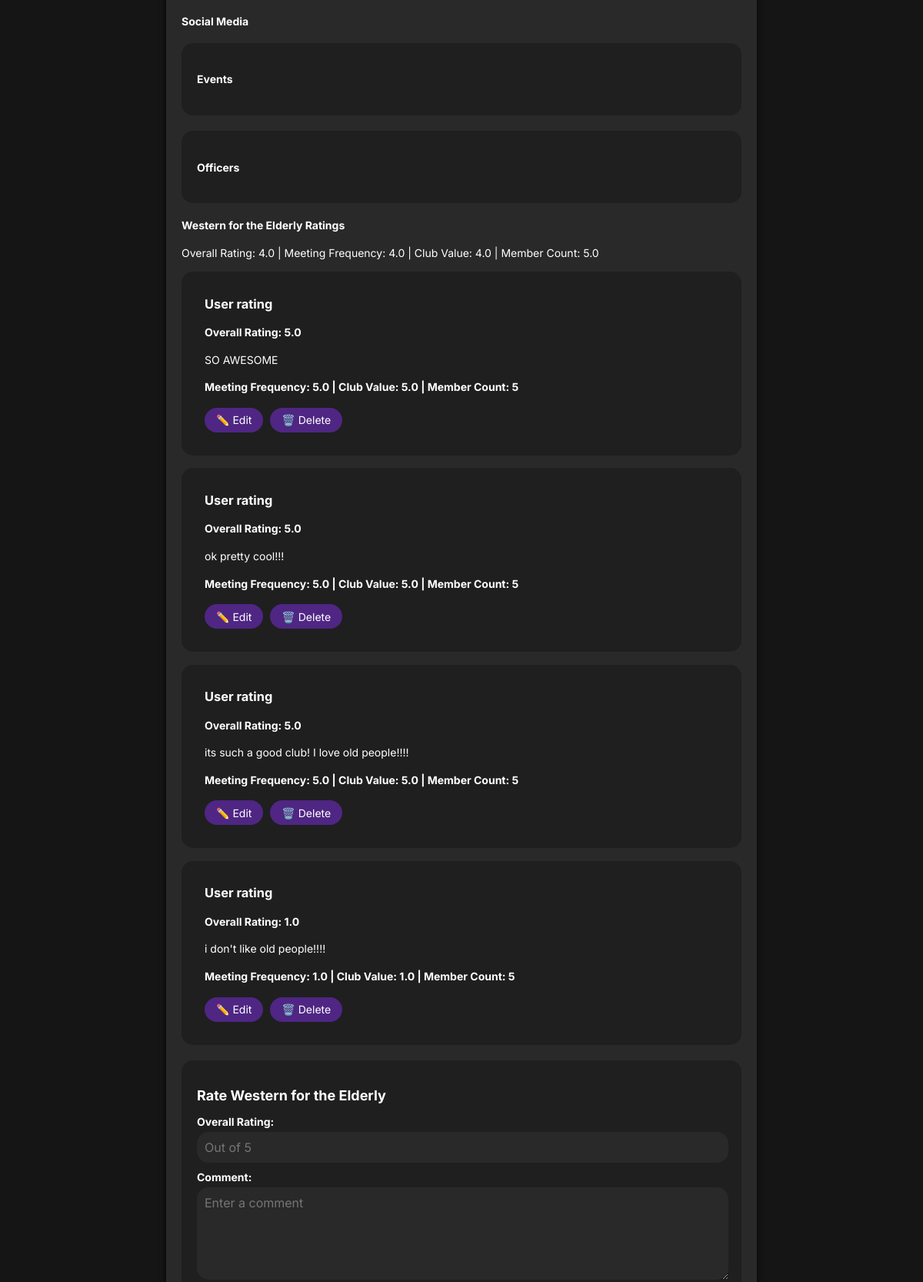
Page /club/Western for the Elderly (middle part) on the earlier database version.
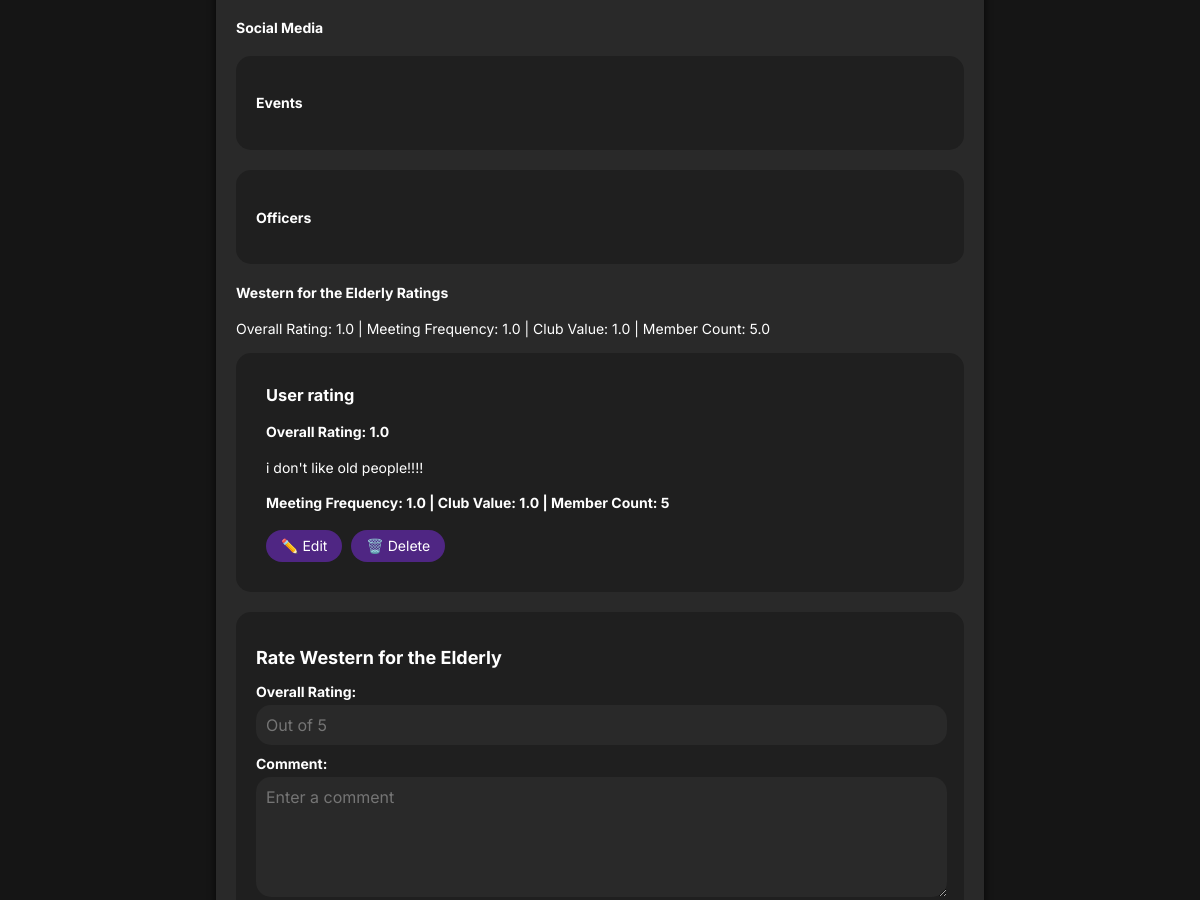
Same page on the later database version.
### app.py (models this page shows)
class Club(db.Model):
    id = db.Column(db.String(100), nullable=False, primary_key=True)
    name = db.Column(db.String(100), nullable=False)
    profilepicture = db.Column(db.String(100), nullable=True)
    websitekey = db.Column(db.String(100), nullable=False)
    shortname = db.Column(db.String(100), nullable=True)
    summary = db.Column(db.String(200), nullable=True)
    description = db.Column(db.Text, nullable=True)
    contact = db.Column(db.String(100), nullable=True)
    instagram = db.Column(db.String(100), nullable=True)
    youtube = db.Column(db.String(100), nullable=True)
    linkedin = db.Column(db.String(100), nullable=True)
    website = db.Column(db.String(100), nullable=True)
    facebook = db.Column(db.String(100), nullable=True)
    twitter = db.Column(db.String(100), nullable=True)
    categorynames = db.Column(db.String(300), nullable=True)
    pictureblob = db.Column(db.LargeBinary, nullable=True)

class Rating(db.Model):
    id = db.Column(db.Integer, primary_key=True)
    club_id = db.Column(db.String(100), db.ForeignKey('club.id'))
    overall_rating = db.Column(db.Float, nullable=False)
    meeting_frequency = db.Column(db.Float, nullable=False)
    club_value = db.Column(db.Float, nullable=False, default=0.0)
    member_count = db.Column(db.Integer, nullable=False)
    comment = db.Column(db.String(200), nullable=True)
    club = db.relationship('Club', backref=db.backref('ratings', lazy=True))

### app.py (the view)
@app.route('/club/<string:club_name>')
def one_club(club_name):
    club = Club.query.filter_by(name=club_name).first()
    if not club:
        abort(404)
    ratings = club.ratings
    average_overall_rating = round(sum(rating.overall_rating for rating in ratings) / len(ratings) if ratings else 0, 1)
    average_meeting_frequency = round(sum(rating.meeting_frequency for rating in ratings) / len(ratings) if ratings else 0, 1)
    average_club_value = round(sum(rating.club_value for rating in ratings) / len(ratings) if ratings else 0, 1)
    average_member_count = sum(rating.member_count for rating in ratings) / len(ratings) if ratings else 0
    return render_template('club_page.html', club=club, average_overall_rating=average_overall_rating, average_meeting_frequency=average_meeting_frequency, average_club_value=average_club_value, average_member_count=average_member_count)

### templates/club_page.html (shortened to what this page needs)
{% extends 'base.html' %}
{% block content %}
    <div class="content">
        <div class="club">
            <div class="info">
                <div class="social-media">
                    <h4>Social Media</h4>
                </div>
                <div class="events">
                    <h4>Events</h4>
                </div>
                <div class="officers">
                    <h4>Officers</h4>
                </div>
                <div class="ratings">
                    <h4>{{ club.name}} Ratings</h4>
                    <p>Overall Rating: {{ average_overall_rating }} | Meeting Frequency: {{ average_meeting_frequency }} | Club Value: {{ average_club_value }} | Member Count: {{ average_member_count }}</p>
                    <ul>
                        {% for rating in club.ratings %}
                        <div class="userratings">
                            <h3>User rating</h3>
                            <h4>Overall Rating: {{ rating.overall_rating }}</h4>
                            <p>{{ rating.comment|default('No comment provided') }}</p>
                            <h4>Meeting Frequency: {{ rating.meeting_frequency }} | Club Value: {{ rating.club_value }} | Member Count: {{ rating.member_count }}</h4>
                            <form method="POST">
                                <button type="button" onclick="window.location.href='{{ url_for('edit_rating', club_name=club.name, rating_id=rating.id) }}'" class="edit-btn">✏️ Edit</button> <input type="submit" formaction="{{ url_for('delete_rating', club_name=club.name, rating_id=rating.id) }}" value="🗑️ Delete" onclick="return confirm('Are you sure you want to delete this rating?')" class="delete-btn">
                            </form>
                        </div>
                        {% endfor %}
                    </ul>
                </div>
                <div class="rating-form">
                    <h4>Rate {{ club.name }}</h4>
                    <form method="POST" action="{{ url_for('rate_club', club_name=club.name) }}" onsubmit="return validateForm()">
                        <div class="form-group">
                            <label for="overall_rating">Overall Rating:</label>
                            <input type="number" id="overall_rating" name="overall_rating" min="0.5" max="5" step="0.5" placeholder="Out of 5" required >
                        </div>
                        <div class="form-group">
                            <label for="comment">Comment:</label>
                            <textarea id="comment" name="comment" placeholder="Enter a comment"></textarea>
                        </div>
                    </form>
            </div>
        </div>
    </div>
{% endblock %}

### templates/base.html (shortened to what this page needs)
<!DOCTYPE html>
<html lang="en">
<head>
</head>
<body>
    <div class="content">
        {% block content %} {% endblock %}
    </div>
</body>
</html>

### templates/base.html (style rules this page uses)
.content { width: 80%; max-width: 1200px; margin: 0 auto; border-radius: 15px; display: flex; flex-direction: column; flex-wrap: nowrap; }
.club { flex: 1 1 100%; padding: 20px; margin: 7.5px 0; border-radius: 15px; background-color: #292929; color: #ffffff; box-shadow: 0px 2px 8px rgba(0, 0, 0, 0.753); transition: box-shadow 0.3s ease; }
.bio, .shortbio, .contact, .events, .officers { padding: 20px; margin: 20px 0; border-radius: 15px; background-color: #1f1f1f; color: #ffffff; }
body { font-family: "Inter", sans-serif; background-color: #151515; color: #ffffff; margin: 0; padding: 0; font-size: 14px; }
.userratings { font-family: "Inter", sans-serif; background-color: #1f1f1f; color: #ffffff; margin-left: -40px; padding: 15px; padding-left: 30px; padding-bottom: 30px; border-radius: 15px; font-size: 14px; }
.edit-btn, .delete-btn, .save-btn { font-family: "Inter", sans-serif; padding: 7.5px 15px; margin-right: 5px; font-size: 14px; color: #ffffff; background-color: #4F2683; transition: background-color 0.3s ease; text-decoration: none; border-radius: 50px; text-align: center; cursor: pointer; border: 0; }
.rating-form { font-family: "Inter", sans-serif; background-color: #1f1f1f; color: #ffffff; padding: 20px; border-radius: 15px; margin-top: 20px; }
.rating-form h4 { font-size: 18px; margin-bottom: 15px; margin-top: 15px; }
.rating-form .form-group { margin-bottom: 10px; }
.rating-form label { display: block; font-weight: bold; margin-bottom: 5px; }
.rating-form input[type="number"], .rating-form textarea { font-family: "Inter", sans-serif; width: 97.5%; padding: 10px; border-radius: 15px; border: none; font-size: 16px; background-color: #292929; color:#ffffff; }
.rating-form textarea { resize: vertical; min-height: 100px; }

Differences in the rows shown:
removed Rating: overall_rating "5.0", comment "SO AWESOME", meeting_frequency "5.0", club_value "5.0", member_count "5"
removed Rating: overall_rating "5.0", comment "ok pretty cool!!!", meeting_frequency "5.0", club_value "5.0", member_count "5"
removed Rating: overall_rating "5.0", comment "its such a good club! I love old people!!!!", meeting_frequency "5.0", club_value "5.0", member_count "5"
Other differences:
{{ average_overall_rating }}: "4.0" → "1.0"
{{ average_meeting_frequency }}: "4.0" → "1.0"
{{ average_club_value }}: "4.0" → "1.0"
